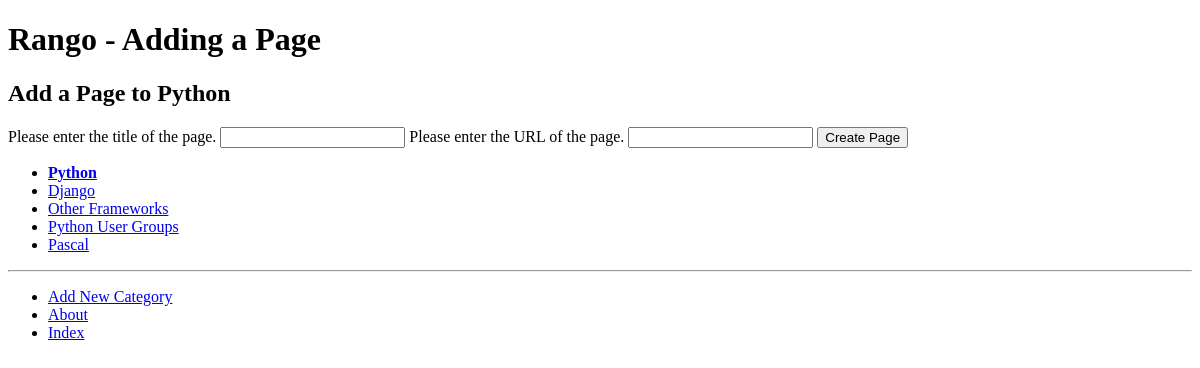
The page /rango/category/python/add_page/ on the database as committed earlier.
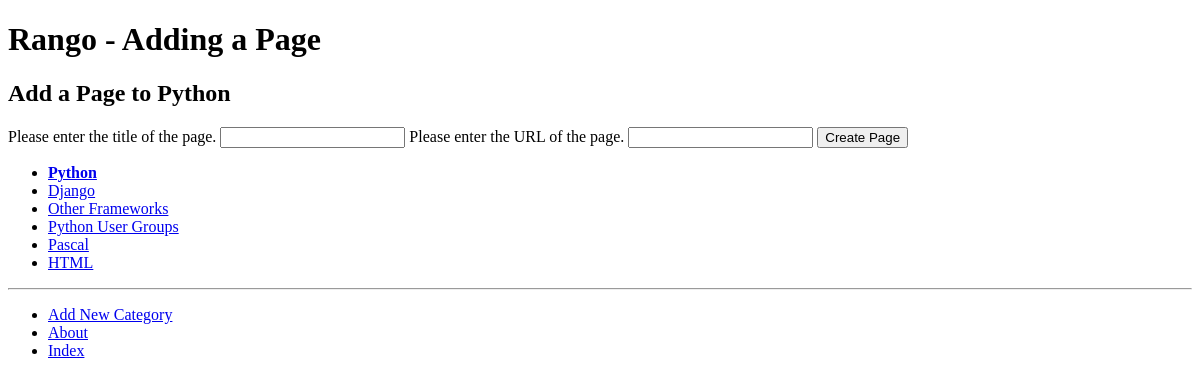
The same page on the database as committed later.
### rango/models.py (models this page shows, shortened)
class Category(models.Model):
    name = models.CharField(max_length=128, unique=True) #every category must be unique
    views = models.IntegerField(default=0) #chapter 5 exercise - add views
    likes = models.IntegerField(default=0) #add likes. both with default 0
    slug = models.SlugField(unique=True) #chapter 6.3 making good urls
    class Meta:
        verbose_name_plural = 'categories' #capital letter on categories??

### rango/views.py (the view, shortened to what this page needs)
# urls.py: url(r'^category/(?P<category_name_slug>[\w\-]+)/add_page/', views.add_page, name='add_page'), #chap 7 ex
def add_page(request, category_name_slug):
    try:
        category = Category.objects.get(slug=category_name_slug)
    except Category.DoesNotExist:
        category = None
    form = PageForm()
    context_dict = {'form':form, 'category': category}
    return render(request, 'rango/add_page.html', context_dict)

### rango/forms.py (shortened to what this page needs)
class PageForm(forms.ModelForm):
    title = forms.CharField(max_length=128, help_text="Please enter the title of the page.")
    url = forms.URLField(max_length=200, help_text="Please enter the URL of the page.")
    views = forms.IntegerField(widget=forms.HiddenInput(), initial=0)
    class Meta:
        model = Page
        exclude = ('category',)

### rango/templatetags/rango_template_tags.py (called while the page is built)
@register.inclusion_tag('rango/cats.html') #decorator - mashes up with rango/cats.html
def get_category_list(cat=None): #optional parameter - None fallback value
    return {'cats': Category.objects.all(),
            'act_cat': cat}

### templates/rango/add_page.html (shortened to what this page needs)
{% extends 'rango/base.html' %}
{% load staticfiles %}
{% block body_block %}
    <body>
	<h1>Rango - Adding a Page</h1>
	<div>
	{% if category %}
	<h2>Add a Page to {{ category.name }}</h2>
	    <form id="page_form" method="post" action="/rango/category/{{ category.slug }}/add_page/">
		{% for field in form.visible_fields %}
		    {{ field.help_text }}
		    {{ field }}
		{% endfor %}
		<input type="submit" name="submit" value="Create Page" />
	    </form>
	{% else %}
		The chosen category does not exist.
	{% endif %}
	</div>
    </body>
{% endblock %}

### templates/rango/cats.html (shortened to what this page needs)
<ul>
{% if cats %}
    {% for c in cats %}
	{% if c == act_cat %}
	<li>
	<strong>
	    <a href="{% url 'show_category' c.slug %}">{{ c.name }}</a></li>
    {% else %}
	<li>
	    <a href="{% url 'show_category' c.slug %}">{{ c.name }}</a>
	</li>
    	{% endif %}
    {% endfor %}
{% else %}
    <li><string>There are no categories present.</strong></li>
{% endif %}
</ul>

Rows that differ between the two databases and show on the page:
added Category: name "HTML"
